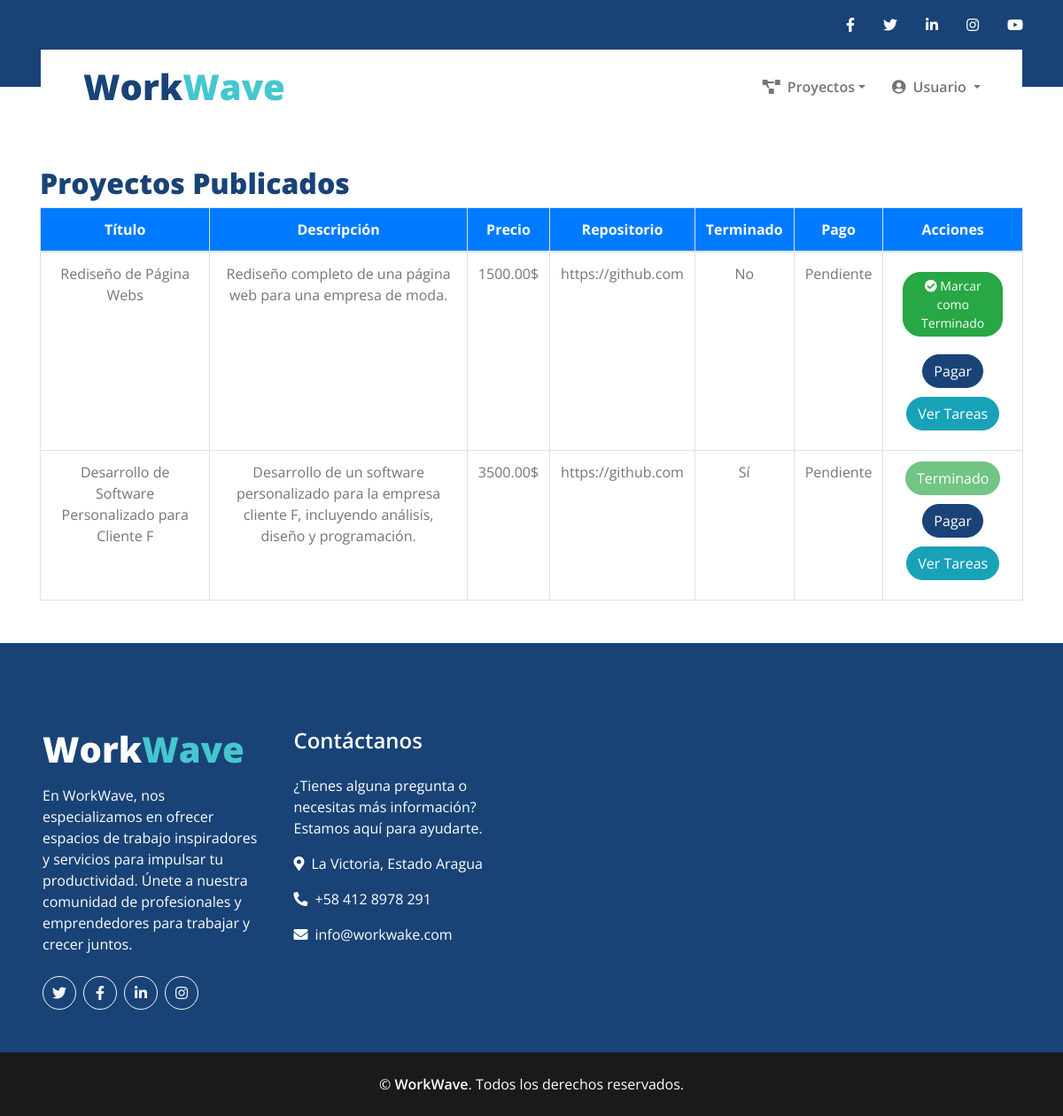
Page /Pagos.php (signed in) on the earlier database version.
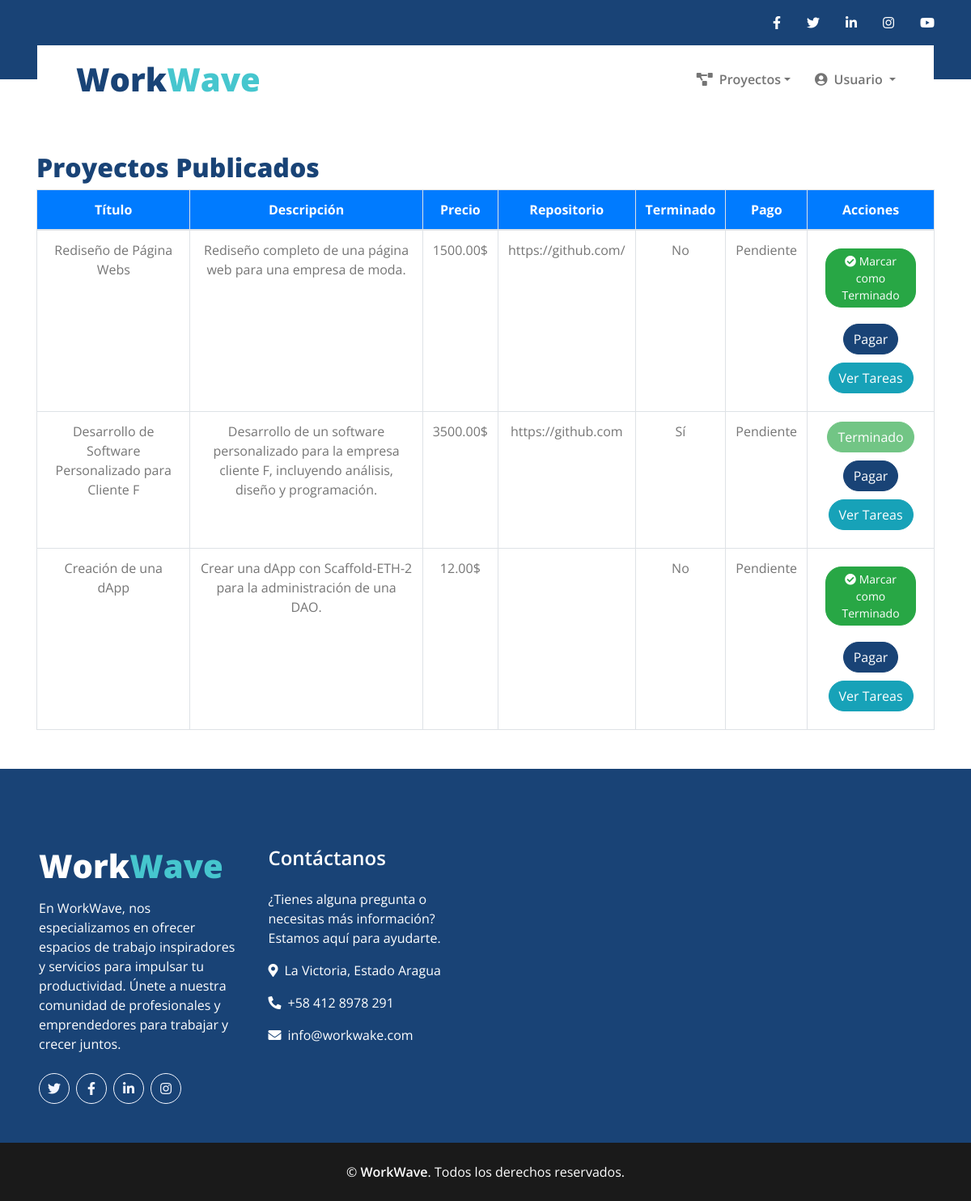
Same page on the later database version.
### tables this page shows
CREATE TABLE `proyectos` (
  `id` int(11) NOT NULL,
  `tipo_usuario` enum('contratistas','freelancers','empresas') NOT NULL,
  `contratista_id` int(11) DEFAULT NULL,
  `freelancer_id` int(11) DEFAULT NULL,
  `empresa_id` int(11) DEFAULT NULL,
  `titulo` varchar(255) NOT NULL,
  `descripcion` text DEFAULT NULL,
  `image_url` varchar(255) DEFAULT NULL,
  `categoria_id` int(11) DEFAULT NULL,
  `precio` decimal(10,2) DEFAULT NULL,
  `estado` tinyint(1) DEFAULT 1,
  `fecha_inicio` date DEFAULT NULL,
  `fecha_fin` date DEFAULT NULL,
  `fecha_registro` timestamp NOT NULL DEFAULT current_timestamp(),
  `intereses` text DEFAULT NULL,
  `Etiqueta` enum('Oferta','Servicio') DEFAULT NULL,
  `repositorio` varchar(255) DEFAULT NULL,
  `terminado` enum('Sí','No') DEFAULT 'No',
  `pago` enum('Pendiente','Pagado') DEFAULT 'Pendiente'
);

### Pagos.php (the view, shortened to what this page needs)
<?php
include './config/conexion.php';
$user_id = $_SESSION['user_id'];
$tipo_usuario = $_SESSION['role'];
switch ($tipo_usuario) {
    case 'empresas':
        $user_column = 'empresa_id';
        break;
}
$sql = "SELECT * FROM proyectos WHERE $user_column = ?";
$stmt = $conn->prepare($sql);
$stmt->bind_param("i", $user_id);
if (!$stmt->execute()) {
    die("Error en la ejecución de la consulta: " . $stmt->error);
}
$result = $stmt->get_result();
?>
<!DOCTYPE html>
<html lang="es">
<head>
    <link rel="stylesheet" href="https://stackpath.bootstrapcdn.com/bootstrap/4.5.2/css/bootstrap.min.css">
    <link rel="stylesheet" href="https://cdnjs.cloudflare.com/ajax/libs/font-awesome/5.15.4/css/all.min.css">
</head>
<body>
    <?php include './Includes/Header.php'; ?>
    <div class="container mt-5">
        <h2>Proyectos Publicados</h2>
        <?php if ($result->num_rows > 0): ?>
            <table class="table table-bordered">
                <thead class="thead-blue">
                    <tr>
                        <th class="text-center">Título</th>
                        <th class="text-center">Descripción</th>
                        <th class="text-center">Precio</th>
                        <th class="text-center">Repositorio</th>
                        <th class="text-center">Terminado</th>
                        <th class="text-center">Pago</th>
                        <th class="text-center">Acciones</th>
                    </tr>
                </thead>
                <tbody>
                    <?php while ($row = $result->fetch_assoc()): ?>
                        <tr>
                            <td class="text-center"><?php echo htmlspecialchars($row['titulo']); ?></td>
                            <td class="text-center"><?php echo htmlspecialchars($row['descripcion']); ?></td>
                            <td class="text-center"><?php echo htmlspecialchars($row['precio'] . '$'); ?></td>
                            <td class="text-center"><?php echo htmlspecialchars($row['repositorio']); ?></td>
                            <td class="text-center"><?php echo htmlspecialchars($row['terminado']); ?></td>
                            <td class="text-center"><?php echo htmlspecialchars($row['pago']); ?></td>
                            <td class="text-center">
                                <?php if ($row['terminado'] != 'Sí'): ?>
                                    <form action="marcar_terminado.php" method="POST">
                                        <button type="submit" class="btn btn-success btn-sm"
                                            style="margin: 10px; border-radius: 20px;">
                                            <i class="fas fa-check-circle"></i> Marcar como Terminado
                                        </button>
                                    </form>
                                <?php else: ?>
                                    <button class="btn btn-success" style="border-radius: 20px;" disabled>Terminado</button>
                                <?php endif; ?>
                                <?php if ($row['pago'] == 'Pendiente'): ?>
                                    <form action="procesar_pago.php" method="POST" style="margin-top: 10px;">
                                        <button type="submit" class="btn btn-primary" style="border-radius: 20px;">Pagar</button>
                                    </form>
                                <?php else: ?>
                                    <button class="btn btn-success" style="margin: 10px;" disabled>Pagado</button>
                                <?php endif; ?>
                                <button type="button" class="btn btn-info" style="margin: 10px; border-radius: 20px;"
                                    data-toggle="modal" data-target="#tareasModal<?php echo $row['id']; ?>">
                                    Ver Tareas
                                </button>
                            </td>
                        </tr>
                    <?php endwhile; ?>
                </tbody>
            </table>
        <?php else: ?>
            <div class="alert alert-info">No tienes proyectos publicados.</div>
        <?php endif; ?>
    </div>
    <?php include './Includes/Footer.php'; ?>
</body>
</html>

Differences in the rows shown:
changed proyectos "Rediseño de Página Webs": repositorio "https://github.com" → "https://github.com/"
added proyectos: titulo "Creación de una dApp", descripcion "Crear una dApp con Scaffold-ETH-2 para la administración de una DAO.", precio "12.00$", terminado "No", pago "Pendiente"
